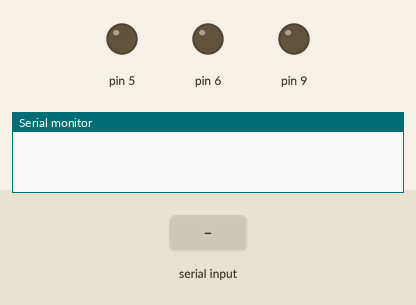
The sketch below on a simulated Arduino Uno, built with avr-gcc and run on an emulated ATmega328P. Shown: output pins drawn as LEDs (lit = HIGH), the last lines printed to the serial monitor. Inputs (shaded band) come from the test bench.

Above: at 1.2 s.
1.3 s: "90,45,200\n" received over Serial
At 1.6 s:
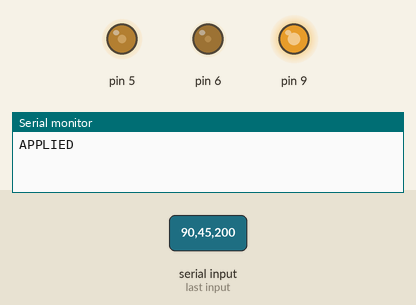
2.8 s: "30,150,10\n" received over Serial
At 3.9 s:
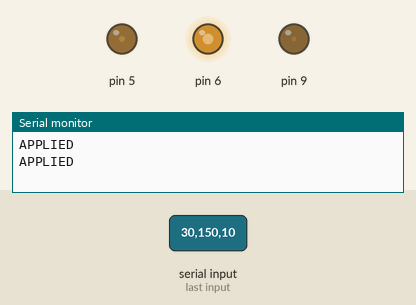
4.3 s: "90,45\n" received over Serial
At 4.9 s:
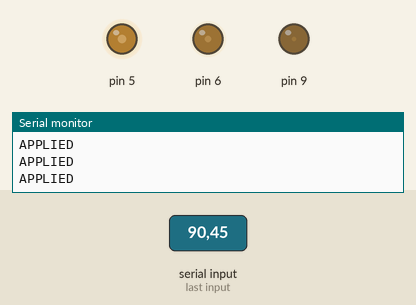
5.8 s: "5\n" received over Serial
At 7.0 s:
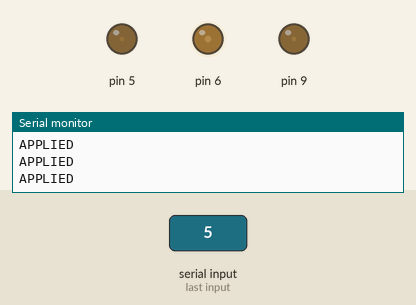
7.3 s: "200\n" received over Serial
At 8.3 s:
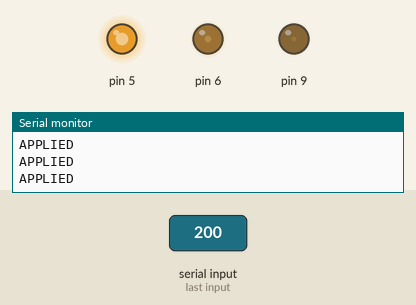
8.8 s: "1,90\n" received over Serial
At 9.5 s:
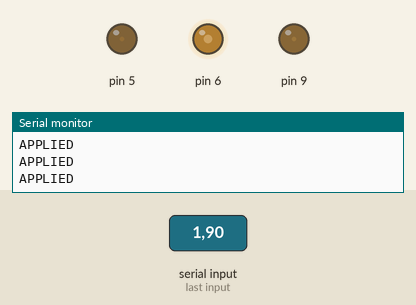
Timing chart, 0 to 11.3 s (numbered marks = the images above; inputs shaded):
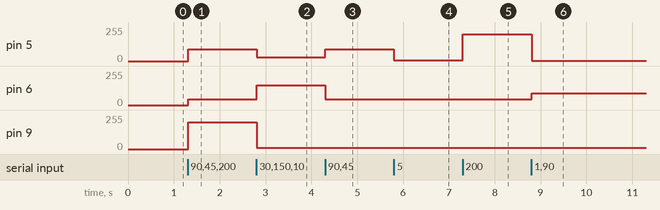

The sketch:

serial_cmd_81.ino
```cpp
// snippet: serial_cmd_81
// tags: serial, command, parser, uart
// boards: avr, megaavr, romi32u4
// library: none
// description: CSV serial input: receive three comma-separated integers like 150,200,50 (three speeds)
// prompts: serial, input, receive, three, comma-separated, integers
// verified: compile-only
// source: kd-generated (id 81)
// exact-include: Arduino.h

#include <Arduino.h>

char cmdBuf[64];
int speeds[3];

void setup() {
  Serial.begin(9600);
  pinMode(5, OUTPUT);
  pinMode(6, OUTPUT);
  pinMode(9, OUTPUT);
}

void loop() {
  if (Serial.available() > 0) {
    int bytesRead = Serial.readBytesUntil('\n', cmdBuf, sizeof(cmdBuf));
    if (bytesRead > 0) {
      cmdBuf[bytesRead] = '\0';  // Null-terminate the string
      parseSpeeds(cmdBuf);
      applySpeeds();
      Serial.println("APPLIED");
    }
  }
}

void parseSpeeds(char* str) {
  // strtok() modifies its input in-place, so the argument must be a mutable
  // char* — passing a const char* is a compile error.
  int i = 0;
  char* token = strtok(str, ",");
  while (token != NULL && i < 3) {
    speeds[i] = atoi(token);
    token = strtok(NULL, ",");
    i++;
  }
}

void applySpeeds() {
  analogWrite(5, speeds[0]);
  analogWrite(6, speeds[1]);
  analogWrite(9, speeds[2]);
}
```

Measured:
- after the input at 1.3 s, pin 5: 0/255 → 90/255 at once; pin 6: 0/255 → 45/255 at once; pin 9: 0/255 → 200/255 at once
- after the input at 2.8 s, pin 5: 90/255 → 30/255 at once; pin 6: 45/255 → 150/255 at once; pin 9: 200/255 → 10/255 at once
- after the input at 4.3 s, pin 5: 30/255 → 90/255 at once; pin 6: 150/255 → 45/255 at once
- after the input at 5.8 s, pin 5: 90/255 → 5/255 at once
- after the input at 7.3 s, pin 5: 5/255 → 200/255 at once
- after the input at 8.8 s, pin 5: 200/255 → 1/255 at once; pin 6: 45/255 → 90/255 at once
